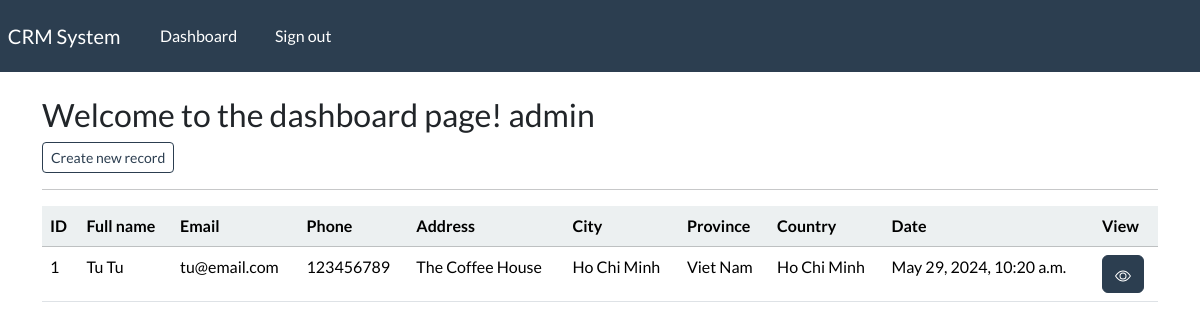
Before: /dashboard (signed in) with the older database file.
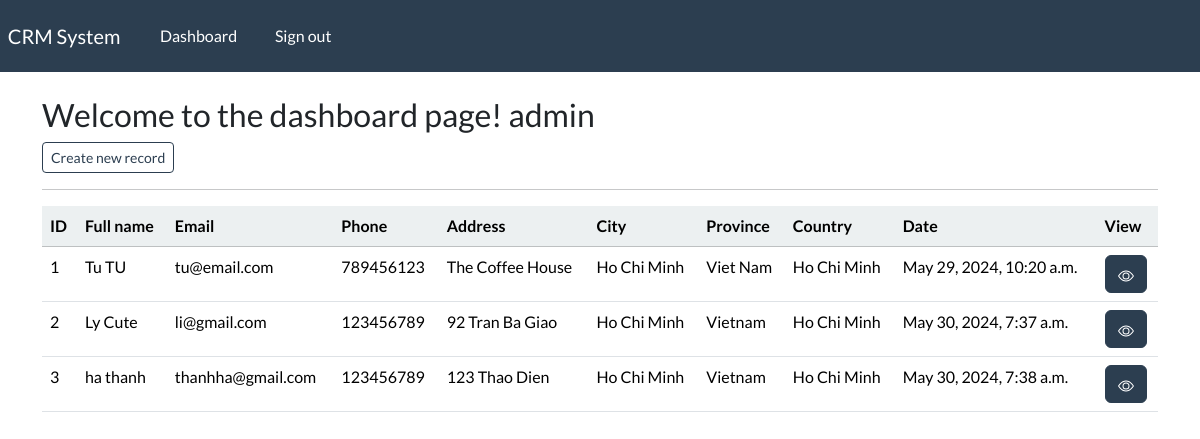
After: the same page with the newer database file.
### webapp/models.py (models this page shows, shortened)
class Record(models.Model):
    creation_date= models.DateTimeField(auto_now_add=True)
    first_name = models.CharField(max_length=100)
    last_name = models.CharField(max_length=100)
    email= models.CharField(max_length= 255)
    phone= models.CharField(max_length=20)
    address= models.CharField(max_length=300)
    city = models.CharField(max_length=200)
    province = models.CharField(max_length=200)
    country= models.CharField(max_length=125)

### webapp/views.py (the view)
# urls.py: path("dashboard", views.dashboard, name='dashboard'),
@login_required(login_url='login')
def dashboard(request):
    my_records= Record.objects.all()
    context= {'records': my_records}
    return render(request, 'webapp/dashboard.html', context= context)

### webapp/templates/webapp/dashboard.html (shortened to what this page needs)
{% extends "webapp/base.html" %}
{% block content %}
    <h3>Welcome to the dashboard page! {{ user }}</h3>
    <a class="btn btn-outline-primary btn-sm" href="{% url 'create_record' %}">
        Create new record
    </a>
    <hr>
    <table class="table table-hover">
        <thead class="table-light">
            <tr>
                <th scope="col">ID</th>
                <th scope="col">Full name</th>
                <th scope="col">Email</th>
                <th scope="col">Phone</th>
                <th scope="col">Address</th>
                <th scope="col">City</th>
                <th scope="col">Province</th>
                <th scope="col">Country</th>
                <th scope="col">Date</th>
                <th scope="col">View</th>
            </tr>
        </thead>
        <tbody>
            {% if records %}
            {% for record in records %}
            <tr>
                <td>{{ record.id }}</td>
                <td>{{ record.first_name }}  {{record.last_name}}</td>
                <td>{{ record.email }}</td>
                <td>{{ record.phone }}</td>
                <td>{{ record.address }}</td>
                <td>{{ record.city }}</td>
                <td>{{ record.country }}</td>
                <td>{{ record.province }}</td>
                <td>{{ record.creation_date }}</td>
                <td>
                    <a href="{% url 'view-record' record.id %}" class="btn btn-primary">
                        <i class="bi bi-eye-fill"></i>
                      </a>
                </td>
            </tr>
            {% endfor %}
            {% endif %}
        </tbody>
    </table>
{% endblock %}

Changed rows visible on the page:
changed Record "Tu": last_name "Tu" → "TU"; phone "123456789" → "789456123"
added Record: id "2", first_name "Ly", last_name "Cute", email "li@gmail.com", phone "123456789", address "92 Tran Ba Giao", city "Ho Chi Minh", country "Vietnam", province "Ho Chi Minh", creation_date "May 30, 2024, 7:37 a.m."
added Record: id "3", first_name "ha", last_name "thanh", email "thanhha@gmail.com", phone "123456789", address "123 Thao Dien", city "Ho Chi Minh", country "Vietnam", province "Ho Chi Minh", creation_date "May 30, 2024, 7:38 a.m."
